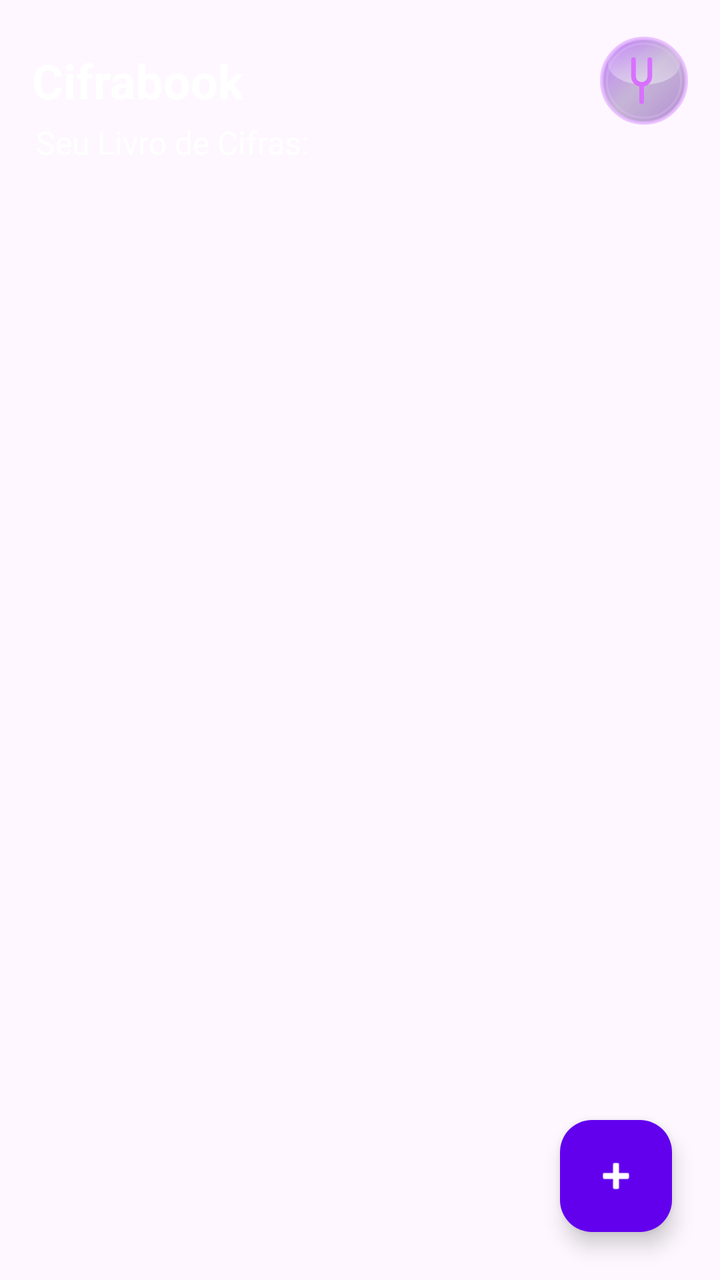
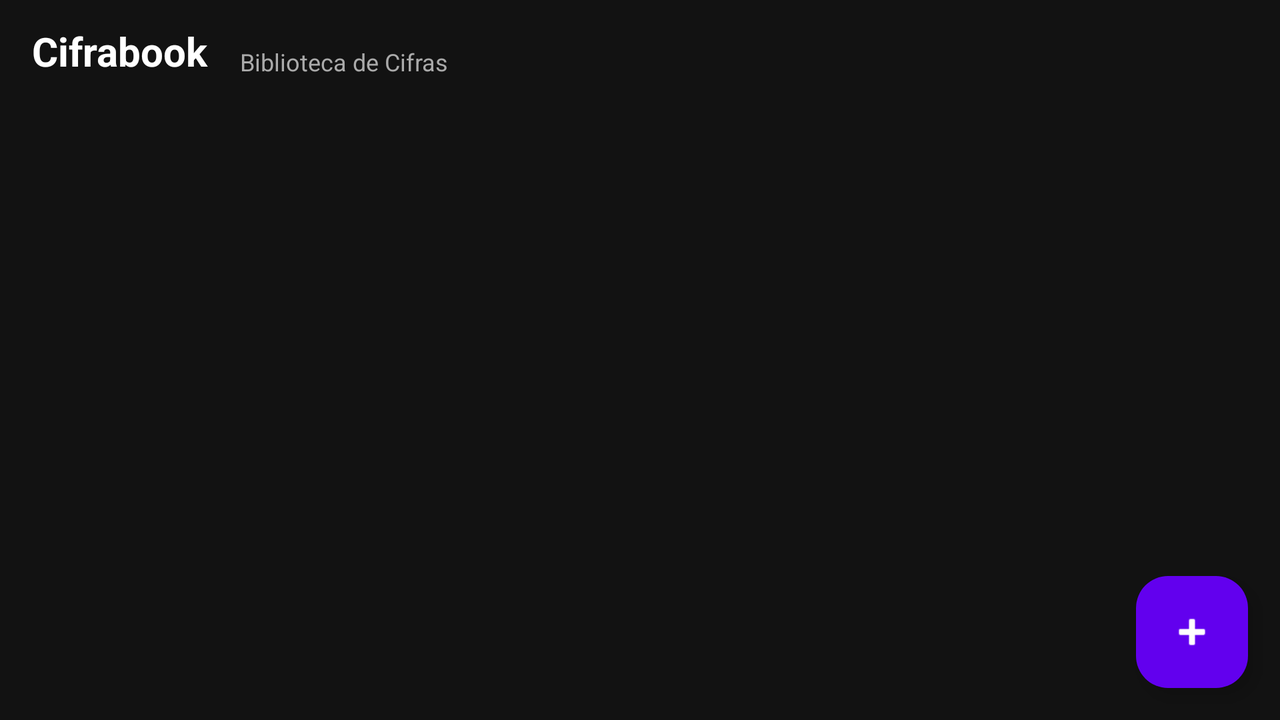

One screen, two layout resources from the same app: the default and the repository's alternative for another configuration. Each is rendered where Android would select it; the XML of both is given below.
<!-- AndroidManifest.xml: application theme Theme.Cifrabook -->
<!-- res/layout/activity_main.xml -->
<?xml version="1.0" encoding="utf-8"?>
<androidx.constraintlayout.widget.ConstraintLayout
    xmlns:android="http://schemas.android.com/apk/res/android"
    xmlns:app="http://schemas.android.com/apk/res-auto"
    xmlns:tools="http://schemas.android.com/tools"
    android:layout_width="match_parent"
    android:layout_height="match_parent"
    android:background="@drawable/fundo_recentes"
    tools:context=".MainActivity">

    
    <TextView
        android:id="@+id/tvTitle"
        android:layout_width="wrap_content"
        android:layout_height="wrap_content"
        android:layout_marginStart="16dp"
        android:layout_marginTop="24dp"
        android:text="Cifrabook"
        android:textColor="#FFFFFF"
        android:textSize="24sp"
        android:textStyle="bold"
        app:layout_constraintStart_toStartOf="parent"
        app:layout_constraintTop_toTopOf="parent" />

    
    <ImageButton
        android:id="@+id/btnTuner"
        android:layout_width="44dp"
        android:layout_height="44dp"
        android:layout_marginEnd="16dp"
        android:background="@drawable/bg_bubble_button"
        android:contentDescription="Afinador"
        android:elevation="6dp"
        android:padding="8dp"
        android:scaleType="fitCenter"
        android:src="@drawable/ic_tuning_fork"
        app:layout_constraintBottom_toBottomOf="@id/tvTitle"
        app:layout_constraintEnd_toEndOf="parent"
        app:layout_constraintTop_toTopOf="@id/tvTitle" />

    
    <TextView
        android:id="@+id/tvSubtitle"
        android:layout_width="wrap_content"
        android:layout_height="wrap_content"
        android:layout_marginStart="18dp"
        android:layout_marginTop="4dp"
        android:text="Seu Livro de Cifras:"
        android:textColor="#FFFFFF"
        android:textSize="16sp"
        app:layout_constraintStart_toStartOf="parent"
        app:layout_constraintTop_toBottomOf="@id/tvTitle" />

    
    <androidx.recyclerview.widget.RecyclerView
        android:id="@+id/recyclerViewCifras"
        android:layout_width="0dp"
        android:layout_height="0dp"
        android:layout_marginTop="16dp"
        app:layout_constraintBottom_toBottomOf="parent"
        app:layout_constraintEnd_toEndOf="parent"
        app:layout_constraintStart_toStartOf="parent"
        app:layout_constraintTop_toBottomOf="@id/tvSubtitle" />

    
    <com.google.android.material.floatingactionbutton.FloatingActionButton
        android:id="@+id/fabAddPdf"
        android:layout_width="wrap_content"
        android:layout_height="wrap_content"
        android:layout_margin="24dp"
        android:contentDescription="Adicionar Cifra PDF"
        android:src="@android:drawable/ic_input_add"
        app:backgroundTint="#6200EE"
        app:tint="#FFFFFF"
        app:layout_constraintBottom_toBottomOf="parent"
        app:layout_constraintEnd_toEndOf="parent" />

</androidx.constraintlayout.widget.ConstraintLayout>
<!-- resources referenced by this layout -->
<resources>
  <!-- drawable bg_bubble_button (drawable) -->
  <?xml version="1.0" encoding="utf-8"?>
  <ripple xmlns:android="http://schemas.android.com/apk/res/android"
      android:color="#70FFFFFF">
  
      <item>
          <layer-list>
  
              
              <item>
                  <shape android:shape="oval">
                      <gradient
                          android:type="linear"
                          android:angle="135"
                          android:startColor="#806B28A8"
                          android:centerColor="#493A126E"
                          android:endColor="#CCB45FFF" />
  
                      <stroke
                          android:width="1.5dp"
                          android:color="#CDE6B8FF" />
                  </shape>
              </item>
  
              
              <item
                  android:left="4dp"
                  android:top="3dp"
                  android:right="4dp"
                  android:bottom="20dp">
                  <shape android:shape="oval">
                      <gradient
                          android:angle="90"
                          android:startColor="#65FFFFFF"
                          android:endColor="#00FFFFFF" />
                  </shape>
              </item>
  
              
              <item
                  android:left="3dp"
                  android:top="3dp"
                  android:right="3dp"
                  android:bottom="3dp">
                  <shape android:shape="oval">
                      <stroke
                          android:width="1dp"
                          android:color="#45E7C3FF" />
                  </shape>
              </item>
  
          </layer-list>
      </item>
  </ripple>
  <!-- drawable ic_tuning_fork (drawable) -->
  <vector xmlns:android="http://schemas.android.com/apk/res/android"
      android:width="28dp"
      android:height="28dp"
      android:viewportWidth="24"
      android:viewportHeight="24">
      <path
          android:fillColor="#FFD870FF"
          android:pathData="M12,14.5v6.5a1,1 0,0 1,-2 0v-6.5a4.5,4.5 0,0 1,-3.5,-4.4V3a1,1 0,0 1,2 0v7.1a2.5,2.5 0,0 0,5 0V3a1,1 0,0 1,2 0v7.1a4.5,4.5 0,0 1,-3.5,4.4z"/>
  </vector>
  <style name="Theme.Cifrabook" parent="Base.Theme.Cifrabook" />
  <style name="Base.Theme.Cifrabook" parent="Theme.Material3.DayNight.NoActionBar">
          
          
      </style>
</resources>
<!-- res/layout-land/activity_main.xml (the repository's variant of the layout above) -->
<!-- drawn on the phone turned sideways -->
<?xml version="1.0" encoding="utf-8"?>
<androidx.constraintlayout.widget.ConstraintLayout
    xmlns:android="http://schemas.android.com/apk/res/android"
    xmlns:app="http://schemas.android.com/apk/res-auto"
    xmlns:tools="http://schemas.android.com/tools"
    android:layout_width="match_parent"
    android:layout_height="match_parent"
    android:background="#121212"
    tools:context=".MainActivity">

    
    <TextView
        android:id="@+id/tvTitle"
        android:layout_width="wrap_content"
        android:layout_height="wrap_content"
        android:text="Cifrabook"
        android:textSize="20sp"
        android:textStyle="bold"
        android:textColor="#FFFFFF"
        android:layout_marginStart="16dp"
        android:layout_marginTop="12dp"
        app:layout_constraintStart_toStartOf="parent"
        app:layout_constraintTop_toTopOf="parent" />

    <TextView
        android:id="@+id/tvSubtitle"
        android:layout_width="wrap_content"
        android:layout_height="wrap_content"
        android:text="Biblioteca de Cifras"
        android:textSize="12sp"
        android:textColor="#AAAAAA"
        android:layout_marginStart="16dp"
        app:layout_constraintBottom_toBottomOf="@id/tvTitle"
        app:layout_constraintStart_toEndOf="@id/tvTitle" />

    
    <androidx.recyclerview.widget.RecyclerView
        android:id="@+id/recyclerViewCifras"
        android:layout_width="0dp"
        android:layout_height="0dp"
        android:layout_marginTop="12dp"
        app:layout_constraintBottom_toBottomOf="parent"
        app:layout_constraintEnd_toEndOf="parent"
        app:layout_constraintStart_toStartOf="parent"
        app:layout_constraintTop_toBottomOf="@id/tvTitle"
        tools:listitem="@android:id/simple_list_item_1" />

    
    <com.google.android.material.floatingactionbutton.FloatingActionButton
        android:id="@+id/fabAddPdf"
        android:layout_width="wrap_content"
        android:layout_height="wrap_content"
        android:layout_margin="16dp"
        android:contentDescription="Adicionar Cifra PDF"
        android:src="@android:drawable/ic_input_add"
        app:tint="#FFFFFF"
        app:backgroundTint="#6200EE"
        app:layout_constraintBottom_toBottomOf="parent"
        app:layout_constraintEnd_toEndOf="parent" />

</androidx.constraintlayout.widget.ConstraintLayout>
<!-- resources referenced by the variant -->
<!-- as the phone turned sideways resolves them -->
<resources>
  <style name="Theme.Cifrabook" parent="Base.Theme.Cifrabook" />
  <style name="Base.Theme.Cifrabook" parent="Theme.Material3.DayNight.NoActionBar">
          
          
      </style>
</resources>
